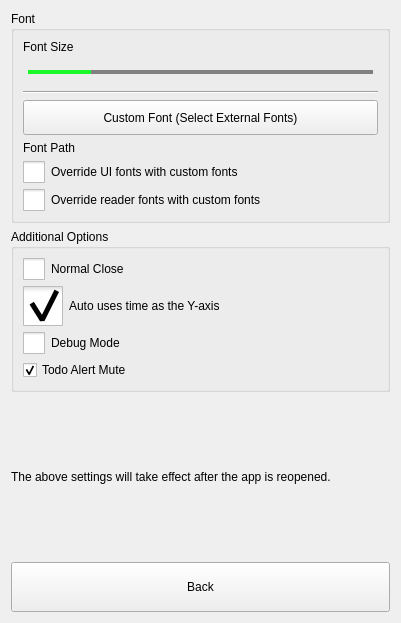
<?xml version="1.0" encoding="UTF-8"?>
<ui version="4.0">
 <class>dlgPreferences</class>
 <widget class="QDialog" name="dlgPreferences">
  <property name="geometry">
   <rect>
    <x>0</x>
    <y>0</y>
    <width>401</width>
    <height>623</height>
   </rect>
  </property>
  <property name="windowTitle">
   <string>Dialog</string>
  </property>
  <layout class="QVBoxLayout" name="verticalLayout_2">
   <item>
    <widget class="QGroupBox" name="gboxFont">
     <property name="title">
      <string>Font</string>
     </property>
     <layout class="QVBoxLayout" name="verticalLayout">
      <item>
       <widget class="QLabel" name="lblFontDemo">
        <property name="text">
         <string>Font Size</string>
        </property>
       </widget>
      </item>
      <item>
       <widget class="QSlider" name="sliderFontSize">
        <property name="minimumSize">
         <size>
          <width>0</width>
          <height>25</height>
         </size>
        </property>
        <property name="styleSheet">
         <string notr="true">QSlider::groove:horizontal 
{ 
	border: 1px solid #999999; 
	height: 2px; 
	margin: 0px 0;
	left: 5px; 
	right: 5px; 
}  

QSlider::add-page:horizontal
{
	background-color: gray;
}

QSlider::sub-page:horizontal
{
	background-color: #1AFA29;
}

QSlider::handle:horizontal
{
	border: 0px ;
	border-image: url(:/res/qslider_btn.png);			
	width: 20px; 
	margin: -10px -5px -10px -5px; 
	
}</string>
        </property>
        <property name="minimum">
         <number>13</number>
        </property>
        <property name="maximum">
         <number>30</number>
        </property>
        <property name="pageStep">
         <number>1</number>
        </property>
        <property name="value">
         <number>16</number>
        </property>
        <property name="tracking">
         <bool>false</bool>
        </property>
        <property name="orientation">
         <enum>Qt::Horizontal</enum>
        </property>
       </widget>
      </item>
      <item>
       <widget class="Line" name="line_2">
        <property name="orientation">
         <enum>Qt::Horizontal</enum>
        </property>
       </widget>
      </item>
      <item>
       <widget class="QToolButton" name="btnCustomFont">
        <property name="sizePolicy">
         <sizepolicy hsizetype="Preferred" vsizetype="Fixed">
          <horstretch>0</horstretch>
          <verstretch>0</verstretch>
         </sizepolicy>
        </property>
        <property name="minimumSize">
         <size>
          <width>0</width>
          <height>35</height>
         </size>
        </property>
        <property name="text">
         <string>Custom Font (Select External Fonts)</string>
        </property>
       </widget>
      </item>
      <item>
       <widget class="QLabel" name="lblCustomFont">
        <property name="text">
         <string>Font Path</string>
        </property>
        <property name="wordWrap">
         <bool>true</bool>
        </property>
       </widget>
      </item>
      <item>
       <widget class="QCheckBox" name="chkCustomFont">
        <property name="styleSheet">
         <string notr="true">QCheckBox::indicator {
    /* 选择框尺寸 */
    width:22px;
    height:22px;
}</string>
        </property>
        <property name="text">
         <string>Override UI fonts with custom fonts</string>
        </property>
        <property name="checked">
         <bool>false</bool>
        </property>
       </widget>
      </item>
      <item>
       <widget class="QCheckBox" name="chkReaderFont">
        <property name="styleSheet">
         <string notr="true">QCheckBox::indicator {
    /* 选择框尺寸 */
    width:22px;
    height:22px;
}</string>
        </property>
        <property name="text">
         <string>Override reader fonts with custom fonts</string>
        </property>
        <property name="checked">
         <bool>false</bool>
        </property>
       </widget>
      </item>
     </layout>
    </widget>
   </item>
   <item>
    <widget class="QGroupBox" name="groupBox">
     <property name="title">
      <string>Additional Options</string>
     </property>
     <layout class="QGridLayout" name="gridLayout_2">
      <item row="0" column="0">
       <widget class="QCheckBox" name="chkClose">
        <property name="styleSheet">
         <string notr="true">QCheckBox::indicator {
    /* 选择框尺寸 */
    width:22px;
    height:22px;
}</string>
        </property>
        <property name="text">
         <string>Normal Close</string>
        </property>
       </widget>
      </item>
      <item row="1" column="0">
       <widget class="QCheckBox" name="chkAutoTime">
        <property name="styleSheet">
         <string notr="true">QCheckBox::indicator {
    /* 选择框尺寸 */
    width:40px;
    height:40px;
}

QCheckBox::indicator:unchecked{
    image:url(:/res/chk0.png);
}

QCheckBox::indicator:checked{
    image:url(:/res/chk1.png);
}
</string>
        </property>
        <property name="text">
         <string>Auto uses time as the Y-axis</string>
        </property>
        <property name="checked">
         <bool>true</bool>
        </property>
       </widget>
      </item>
      <item row="3" column="0">
       <widget class="QCheckBox" name="chkMute">
        <property name="text">
         <string>Todo Alert Mute</string>
        </property>
        <property name="checked">
         <bool>true</bool>
        </property>
       </widget>
      </item>
      <item row="2" column="0">
       <widget class="QCheckBox" name="chkDebug">
        <property name="styleSheet">
         <string notr="true">QCheckBox::indicator {
    /* 选择框尺寸 */
    width:22px;
    height:22px;
}</string>
        </property>
        <property name="text">
         <string>Debug Mode</string>
        </property>
       </widget>
      </item>
     </layout>
    </widget>
   </item>
   <item>
    <widget class="QLabel" name="lblTip">
     <property name="text">
      <string>The above settings will take effect after the app is reopened.</string>
     </property>
     <property name="wordWrap">
      <bool>true</bool>
     </property>
    </widget>
   </item>
   <item>
    <widget class="QToolButton" name="btnBack">
     <property name="sizePolicy">
      <sizepolicy hsizetype="Preferred" vsizetype="Fixed">
       <horstretch>0</horstretch>
       <verstretch>0</verstretch>
      </sizepolicy>
     </property>
     <property name="minimumSize">
      <size>
       <width>0</width>
       <height>50</height>
      </size>
     </property>
     <property name="text">
      <string>Back</string>
     </property>
    </widget>
   </item>
  </layout>
 </widget>
 <resources/>
 <connections/>
</ui>
